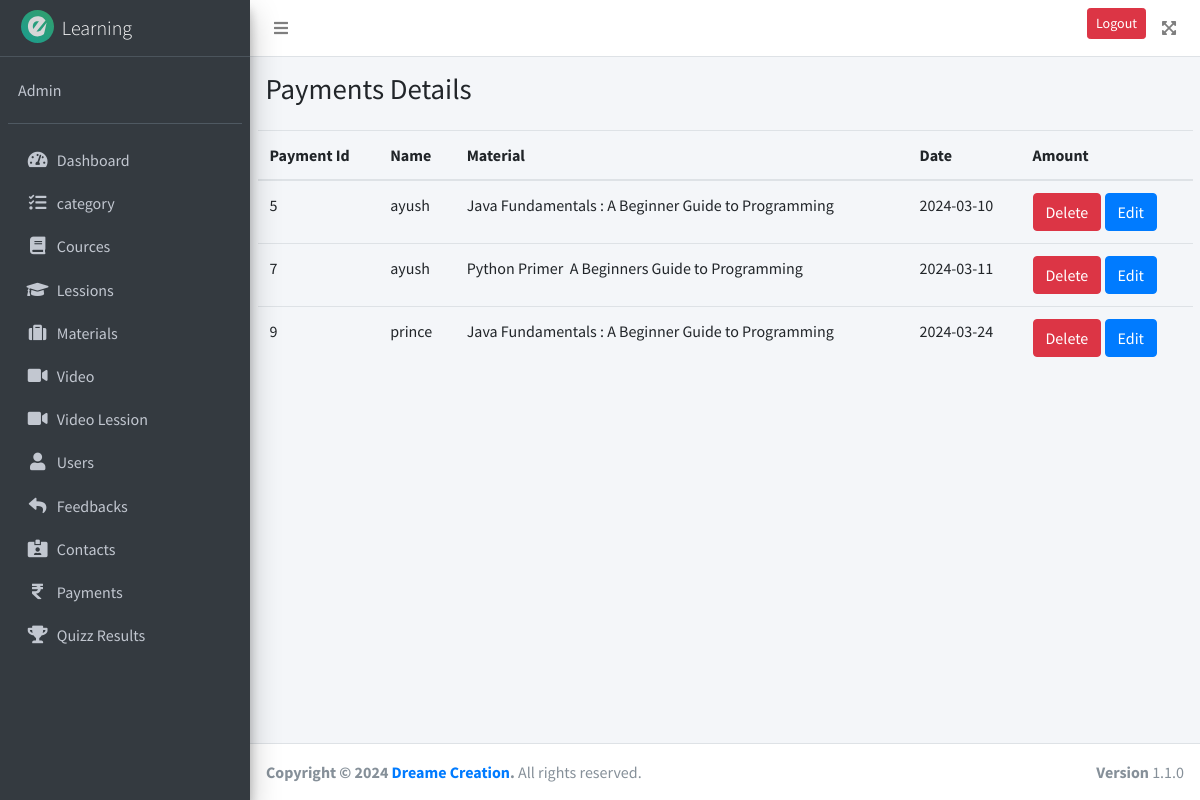
Screenshot of /admin/payments.php with the database file from the repository.
### tables this page shows
CREATE TABLE `payments` (
  `id` int(11) NOT NULL,
  `user_id` int(11) NOT NULL,
  `material_id` int(11) NOT NULL,
  `date` date NOT NULL DEFAULT current_timestamp(),
  `amount` int(11) NOT NULL
);

CREATE TABLE `users` (
  `id` int(11) NOT NULL,
  `name` varchar(200) NOT NULL,
  `email` varchar(255) NOT NULL,
  `password` varchar(255) NOT NULL,
  `date` date NOT NULL DEFAULT current_timestamp(),
  `profile` varchar(200) NOT NULL DEFAULT 'default.jpg'
);

CREATE TABLE `materials` (
  `id` int(11) NOT NULL,
  `title` varchar(100) NOT NULL,
  `category` varchar(100) NOT NULL,
  `sub-title` varchar(200) NOT NULL,
  `type` varchar(100) NOT NULL,
  `downloads` int(11) NOT NULL,
  `description` text NOT NULL,
  `date` date NOT NULL DEFAULT current_timestamp(),
  `content` varchar(100) NOT NULL,
  `price` int(11) NOT NULL,
  `img` varchar(200) NOT NULL
);

### admin/payments.php (the view, shortened to what this page needs)
<?php
include '../php/config.php';
?>
<!DOCTYPE html>
<html lang="en">
<head>
  <?php include 'pages/header.php' ?>
</head>
<body class="hold-transition sidebar-mini layout-fixed">
  <div class="wrapper">
    <?php include 'pages/navbar.php' ?>
    <div class="content-wrapper">
      <div class="content-header">
        <div class="container-fluid">
          <div class="row mb-2">
            <div class="col-sm-6">
              <h1 class="m-0">
               Payments Details
              </h1>
            </div>
            <div class="col-sm-6">
            </div>
          </div>
        </div>
      </div>
      <div class="container">
        <div class="table-responsive">
          <table class="table">
            <thead>
              <tr>
                <th scope="col">Payment Id</th>
                <th scope="col">Name</th>
                <th scope="col">Material</th>
                <th scope="col">Date</th>
                <th scope="col">Amount</th>
              </tr>
            </thead>
            <tbody>
              <?php
              $run_cources_lessons_q = mysqli_query($con, "SELECT * FROM `payments` where 1");
              while ($run_cources_lessons = mysqli_fetch_assoc($run_cources_lessons_q)) {
                ?>
                <tr class="">
                  <td scope="row">
                    <?= $run_cources_lessons['id'] ?>
                  </td>
                  <td>
                    <?php
                   $feedback_u_id = $run_cources_lessons['user_id'];
                   $select_user = "SELECT * FROM `users` WHERE `id`=$feedback_u_id";
                   $run_user = mysqli_query($con, $select_user);
                   while ($row_user = mysqli_fetch_array($run_user)) {
                    echo $username = $row_user['name'];
                   }
                    ?>
                  </td>
                  <td>
                    <?php
                   $feedback_u_id = $run_cources_lessons['material_id'];
                   $select_user = "SELECT * FROM `materials` WHERE `id`=$feedback_u_id";
                   $run_user = mysqli_query($con, $select_user);
                   while ($row_user = mysqli_fetch_array($run_user)) {
                    echo $username = $row_user['title'];
                   }
                   ?>
                  </td>
                  <td>
                    <?= $run_cources_lessons['date'] ?>
                  </td>
                  <td>
                    <button type="button" class="btn btn-danger"> Delete </button>
                    <button type="button" class="btn btn-primary"> Edit </button>
                  </td>
                </tr>
                <?php
              }
              ?>
            </tbody>
          </table>
        </div>
      </div>
    </div>
    <?php include 'pages/footer.php' ?>
</body>
</html>

### rows the page displays
payments: id "5", date "2024-03-10"
users: name "ayush"
materials: title "Java Fundamentals : A Beginner Guide to Programming"
payments: id "7", date "2024-03-11"
materials: title "Python Primer A Beginners Guide to Programming"
payments: id "9", date "2024-03-24"
users: name "prince"
